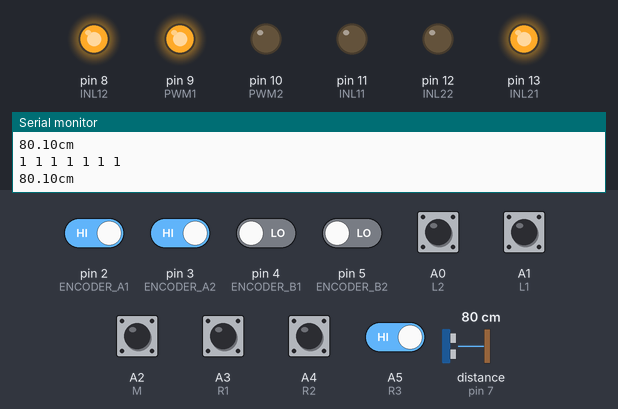
The sketch below on a simulated Arduino Uno, built with avr-gcc and run on an emulated ATmega328P. Shown: output pins drawn as LEDs (lit = HIGH), the last lines printed to the serial monitor. Wiring (inferred from the names in the program): ultrasonic range finder: trigger pin 6; echo pin 7. The inputs (shaded band) are chosen by the test bench; at power-on: A0 (L2), A1 (L1), A2 (M), A3 (R1), A4 (R2), A5 (R3), pin 2 (ENCODER_A1), pin 3 (ENCODER_A2) HIGH, pin 4 (ENCODER_B1), pin 5 (ENCODER_B2) LOW, distance to the obstacle (sensor on pin 7) 80 cm. The echo pulse lasts 58.3 µs per cm; pins used as bus, display or sensor lines are not drawn.

Above: at 1.2 s.
1.3 s: pin 3 (ENCODER_A2) driven LOW
At 2.4 s:
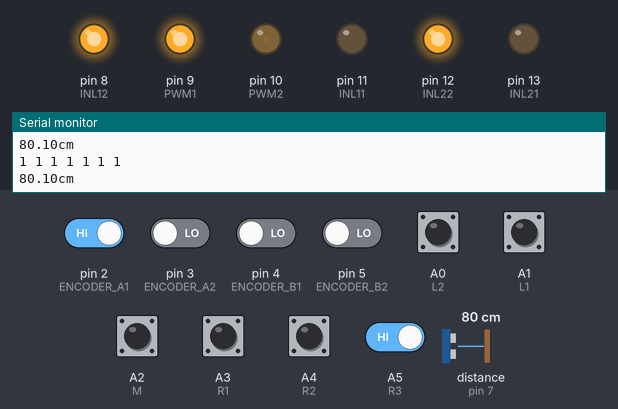
2.8 s: A5 (R3) driven LOW
At 3.9 s:
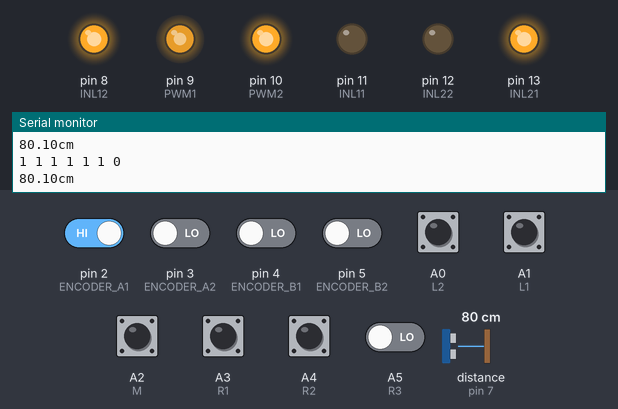
4.4 s: pin 2 (ENCODER_A1) driven LOW
At 4.8 s:
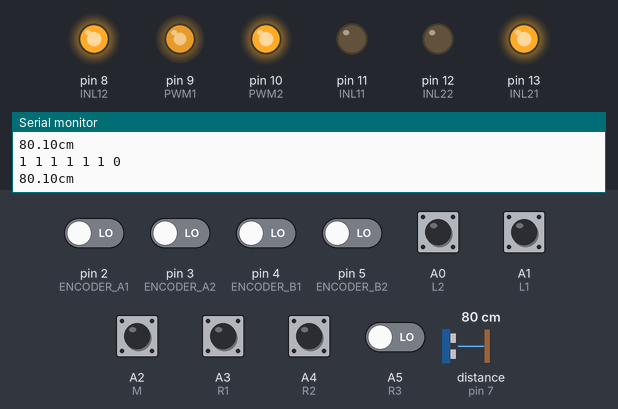
Timing chart, 0 to 7.4 s (numbered marks = the images above; inputs shaded):
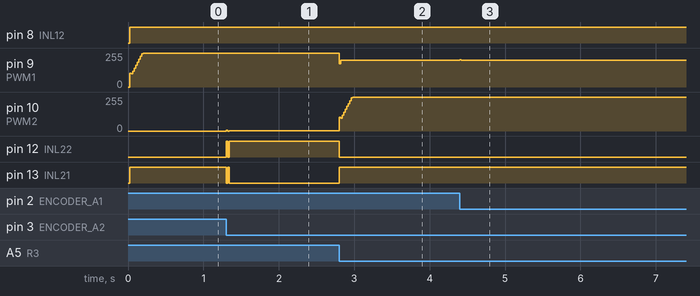

The sketch:

ultrasonic.ino
```cpp
#include<MsTimer2.h>//定时器库的头文件
//--------------定义管脚----------
#define ENCODER_A1 2 //电机1
#define ENCODER_B1 4
#define PWM1 9
#define INL11 11
#define INL12 8

#define ENCODER_A2 3 //电机2
#define ENCODER_B2 5
#define PWM2 10
#define INL21 13
#define INL22 12

#define L3 0    //左红外
#define L2 14
#define L1 15
#define M 16    //中红外
#define R1 17   //右红外
#define R2 18
#define R3 19

#define TrigPin 6 //超声波测距
#define EchoPin 7
//----------------定义常值------------
#define PERIOD 20
#define Kp 7.0
#define Ti 50.0
#define Td 10.0
//-----------全局变量----------
//-----------------测试与转向---------
float V =20.0; //基础速度
float target1 = 25.0, t1; //左保守
float target2 = 25.0, t2; //右速度
volatile long encoderVal1;//编码器1值
float velocity1;//转速1
volatile long encoderVal2;//编码器2值
float velocity2;//转速2
float T = PERIOD;
float q0 = Kp * (1 + T / Ti + Td / T);
float q1 = -Kp * (1 + 2 * Td / T);
float q2 = Kp * Td / T;
float u1, ek11, ek12;
float u2, ek21, ek22;
float cm; //超声波测得距离
int item[7] = {0};

void control(void) {
  if (digitalRead(M) == LOW)
  {
    target1 = V;
    target2 = V;
  }
  if (digitalRead(L1) == LOW) //低右转
  {
    target1 = V * 0.9;
    target2 = V * 0.5;
  }
  if ( digitalRead(R1) == LOW) //低左转
  {
    target1 = V * 0.5;
    target2 = V * 0.9;
  }
  if ( digitalRead(L2) == LOW) //中右转
  {
    target1 = V * 0.75;
    target2 = V * 0.15;
  }
  if (digitalRead(R2) == LOW) //中左转
  {
    target1 = V * 0.15;
    target2 = V * 0.75;
  }
  if ( digitalRead(L3) == LOW) //直角右转
  {
    target1 = 0.65 * V;
    target2 = 0;
  }
  if (digitalRead(R3) == LOW) //直角左转
  {
    target1 = 0;
    target2 = 0.65 * V;
  }
  target1 = target1 * 0.6 + t1 * 0.4;
  target2 = target2 * 0.6 + t2 * 0.4;

  velocity1 = (encoderVal1 / 780.0) * 3.1415 * 2.0 * (1000 / PERIOD);
  encoderVal1 = 0;
  velocity2 = (encoderVal2 / 780.0) * 3.1415 * 2.0 * (1000 / PERIOD);
  encoderVal2 = 0;
  int output1 = pidController1(target1, velocity1);
  if(output1>0)
  {
    digitalWrite(INL11, LOW);
    digitalWrite(INL12, HIGH);
    analogWrite(PWM1, output1);
  }
  else
  {
    digitalWrite(INL11, HIGH);
    digitalWrite(INL12, LOW);
    analogWrite(PWM1, abs(output1));
  }
  int output2 = pidController2(-target2, velocity2);
  if(output2>0)
  {
    digitalWrite(INL21, LOW);
    digitalWrite(INL22, HIGH);
    analogWrite(PWM2, output2);
  }
  else
  {
    digitalWrite(INL21, HIGH);
    digitalWrite(INL22, LOW);
    analogWrite(PWM2, abs(output2));
  }
  //t1 = target1;
  //t2 = target2;
}

//-------主函数----------
void setup() {
  //9, 10两个管脚的PWM由定时器TIMER1产生，这句程序改变PWM的频率，勿删
  TCCR1B = TCCR1B & B11111000 | B00000001 ;
  pinMode( ENCODER_A1, INPUT);
  pinMode( ENCODER_B1, INPUT);
  pinMode( ENCODER_A2, INPUT);
  pinMode( ENCODER_B2, INPUT);
  pinMode(PWM1, OUTPUT);
  pinMode(PWM2, OUTPUT);
  pinMode(INL11, OUTPUT);
  pinMode(INL12, OUTPUT);
  pinMode(INL21, OUTPUT);
  pinMode(INL22, OUTPUT);
  pinMode(R1, INPUT);
  pinMode(R2, INPUT);
  pinMode(R3, INPUT);
  pinMode(L1, INPUT);
  pinMode(L2, INPUT);
  pinMode(L3, INPUT);
  pinMode(M, INPUT);
  pinMode(TrigPin, OUTPUT);
  pinMode(EchoPin, INPUT);
  attachInterrupt(0, getEncoder1, CHANGE);
  attachInterrupt(1, getEncoder2, CHANGE);
  Serial.begin (9600);
  MsTimer2::set(PERIOD, control);
  MsTimer2::start();
}
void loop() {
  ultrasonic();
  Serial.print(cm);
  Serial.print("cm\n");
  delay(300);
  infrared();
  for (int i = 0; i < 7; i++)
  {
    Serial.print(item[i]);
    Serial.print(" ");
  }
  Serial.println();

  /*Serial.print (velocity1); Serial.print("\t" );
    Serial.println(velocity2);
    Serial.print("\n");
    Serial.print1n(u2);
    Serial.print1n(u2);
  */
}
//----------编码器中断函数------
void getEncoder1(void)//无误
{
  if (digitalRead(ENCODER_A1) == LOW)
  {
    if (digitalRead(ENCODER_B1) == LOW)
      encoderVal1--;
    else
      encoderVal1++;
  }
  else
  {
    if (digitalRead(ENCODER_B1) == LOW)
      encoderVal1++;
    else
      encoderVal1--;
  }
}
void getEncoder2(void)//wuwu
{
  if (digitalRead(ENCODER_A2) == LOW)
  {
    if (digitalRead(ENCODER_B2) == LOW)
      encoderVal2--;
    else
      encoderVal2++;
  }
  else
  {
    if (digitalRead(ENCODER_B2) == LOW)
      encoderVal2++;
    else
      encoderVal2--;
  }
}
//----PID控制器
int pidController1(float targetVelocity, float currentVelocity) {
  float ek10;
  ek10 = targetVelocity - currentVelocity;
  u1 = u1 + q0 * ek10 + q1 * ek11 + q2 * ek12;
  if (u1 > 255)
    u1 = 255;
  if (u1 < -255)
    u1 = -255;
  ek12 = ek11;
  ek11 = ek10;
  return (int)u1;
}
int pidController2(float targetVelocity, float currentVelocity) {
  float ek20;
  ek20 = targetVelocity - currentVelocity;
  u2 = u2 + q0 * ek20 + q1 * ek21 + q2 * ek22;
  if (u2 > 255)
    u2 = 255;
  if (u2 < -255)
    u2 = -255;
  ek22 = ek21;
  ek21 = ek20;
  return (int)u2;
}

void ultrasonic(void) {
  digitalWrite(TrigPin, LOW); //低高低电平发一个短时间脉冲去 TrigPin
  delayMicroseconds(2);
  digitalWrite(TrigPin, HIGH);
  delayMicroseconds(10);
  digitalWrite(TrigPin, LOW);
  cm = pulseIn(EchoPin, HIGH) / 58.0; //将回波时间换算成 cm
  cm = (int(cm * 100)) / 100.0; //保留两位小数
}
void infrared(void) {
  item[0] = (digitalRead(8) == HIGH);
  item[1] = (digitalRead(A0) == HIGH);
  item[2] = (digitalRead(A1) == HIGH);
  item[3] = (digitalRead(A2) == HIGH);
  item[4] = (digitalRead(A3) == HIGH);
  item[5] = (digitalRead(A4) == HIGH);
  item[6] = (digitalRead(A5) == HIGH);
}
```

Measured:
- after the input at 1.3 s, pin 10 (PWM2): 0/255 → 1/255 at once; pin 12 (INL22): LOW → HIGH at once, → LOW 0.02 s later, → HIGH 0.02 s later; pin 13 (INL21): HIGH → LOW at once, → HIGH 0.02 s later, → LOW 0.02 s later
- after the input at 2.8 s, pin 9 (PWM1): 255/255 → 200/255 at once; pin 12 (INL22): HIGH → LOW at once; pin 13 (INL21): LOW → HIGH at once
- after the input at 4.4 s, pin 9 (PWM1): 200/255 → 201/255 at once
